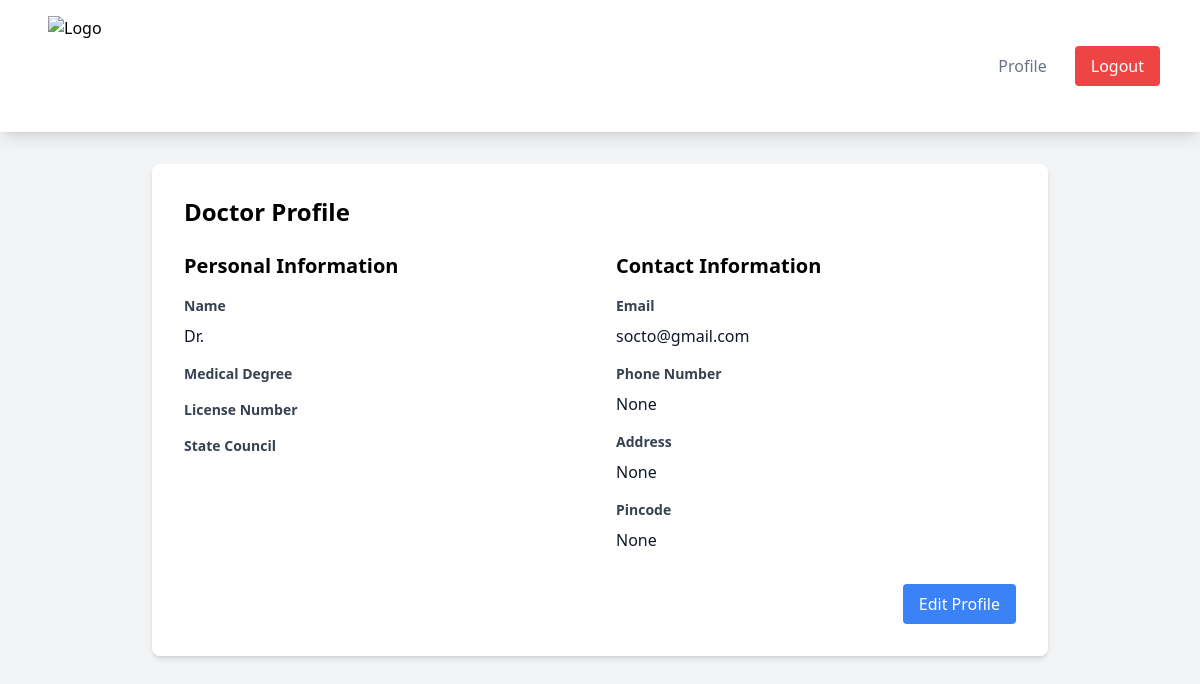
Screenshot of /profile/ (signed in) with the database file from the repository.
### users/models.py (models this page shows, shortened)
class UserProfile(models.Model):
    user = models.OneToOneField(User, on_delete=models.CASCADE)
    clinic = models.ForeignKey(Clinic, on_delete=models.SET_NULL, null=True, blank=True)
    phone_number = models.CharField(max_length=20, null=True, blank=True)
    address = models.TextField(null=True, blank=True)
    pincode = models.CharField(max_length=10, null=True, blank=True)

### users/views/template_views.py (the view)
# urls.py: path('profile/', profile_view, name='profile'),
@login_required
def profile_view(request):
    profile = request.user.userprofile
    return render(request, 'profile.html', {'profile': profile})

### users/templates/profile.html (shortened to what this page needs)
{% extends 'base.html' %}
{% block content %}
<div class="max-w-4xl mx-auto">
    <div class="bg-white rounded-lg shadow-md p-8">
        <h1 class="text-2xl font-bold mb-6">Doctor Profile</h1>
        <div class="grid grid-cols-2 gap-8">
            <div>
                <h2 class="text-xl font-semibold mb-4">Personal Information</h2>
                <div class="space-y-4">
                    <div>
                        <label class="block text-gray-700 text-sm font-bold mb-2">Name</label>
                        <p class="text-gray-900">Dr. {{ profile.user.first_name }} {{ profile.user.last_name }}</p>
                    </div>
                    <div>
                        <label class="block text-gray-700 text-sm font-bold mb-2">Medical Degree</label>
                    </div>
                    <div>
                        <label class="block text-gray-700 text-sm font-bold mb-2">License Number</label>
                    </div>
                    <div>
                        <label class="block text-gray-700 text-sm font-bold mb-2">State Council</label>
                    </div>
                </div>
            </div>
            <div>
                <h2 class="text-xl font-semibold mb-4">Contact Information</h2>
                <div class="space-y-4">
                    <div>
                        <label class="block text-gray-700 text-sm font-bold mb-2">Email</label>
                        <p class="text-gray-900">{{ profile.user.email }}</p>
                    </div>
                    <div>
                        <label class="block text-gray-700 text-sm font-bold mb-2">Phone Number</label>
                        <p class="text-gray-900">{{ profile.phone_number }}</p>
                    </div>
                    <div>
                        <label class="block text-gray-700 text-sm font-bold mb-2">Address</label>
                        <p class="text-gray-900">{{ profile.address }}</p>
                    </div>
                    <div>
                        <label class="block text-gray-700 text-sm font-bold mb-2">Pincode</label>
                        <p class="text-gray-900">{{ profile.pincode }}</p>
                    </div>
                </div>
            </div>
        </div>
        <div class="mt-8 flex justify-end">
            <button class="bg-blue-500 text-white px-4 py-2 rounded hover:bg-blue-600"
                    hx-get="{% url 'users:profile_edit' %}"
                    hx-target="#modal"
                    hx-trigger="click">
                Edit Profile
            </button>
        </div>
    </div>
</div>
{% endblock %}

### rows the page displays
UserProfile: user.email "socto@gmail.com", phone_number "None", address "None", pincode "None"
